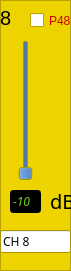
   <widget class="QFrame" name="frame_8">
    <property name="geometry">
     <rect>
      <x>490</x>
      <y>30</y>
      <width>71</width>
      <height>271</height>
     </rect>
    </property>
    <property name="palette">
     <palette>
      <active>
       <colorrole role="Base">
        <brush brushstyle="SolidPattern">
         <color alpha="255">
          <red>255</red>
          <green>255</green>
          <blue>255</blue>
         </color>
        </brush>
       </colorrole>
       <colorrole role="Window">
        <brush brushstyle="SolidPattern">
         <color alpha="255">
          <red>237</red>
          <green>212</green>
          <blue>0</blue>
         </color>
        </brush>
       </colorrole>
      </active>
      <inactive>
       <colorrole role="Base">
        <brush brushstyle="SolidPattern">
         <color alpha="255">
          <red>255</red>
          <green>255</green>
          <blue>255</blue>
         </color>
        </brush>
       </colorrole>
       <colorrole role="Window">
        <brush brushstyle="SolidPattern">
         <color alpha="255">
          <red>237</red>
          <green>212</green>
          <blue>0</blue>
         </color>
        </brush>
       </colorrole>
      </inactive>
      <disabled>
       <colorrole role="Base">
        <brush brushstyle="SolidPattern">
         <color alpha="255">
          <red>237</red>
          <green>212</green>
          <blue>0</blue>
         </color>
        </brush>
       </colorrole>
       <colorrole role="Window">
        <brush brushstyle="SolidPattern">
         <color alpha="255">
          <red>237</red>
          <green>212</green>
          <blue>0</blue>
         </color>
        </brush>
       </colorrole>
      </disabled>
     </palette>
    </property>
    <property name="autoFillBackground">
     <bool>true</bool>
    </property>
    <property name="frameShape">
     <enum>QFrame::StyledPanel</enum>
    </property>
    <property name="frameShadow">
     <enum>QFrame::Raised</enum>
    </property>
    <widget class="QLabel" name="label_19">
     <property name="geometry">
      <rect>
       <x>0</x>
       <y>10</y>
       <width>21</width>
       <height>16</height>
      </rect>
     </property>
     <property name="font">
      <font>
       <pointsize>15</pointsize>
      </font>
     </property>
     <property name="text">
      <string>8</string>
     </property>
    </widget>
    <widget class="QSlider" name="g_ch_8">
     <property name="geometry">
      <rect>
       <x>10</x>
       <y>40</y>
       <width>31</width>
       <height>141</height>
      </rect>
     </property>
     <property name="palette">
      <palette>
       <active>
        <colorrole role="Button">
         <brush brushstyle="SolidPattern">
          <color alpha="255">
           <red>52</red>
           <green>101</green>
           <blue>164</blue>
          </color>
         </brush>
        </colorrole>
       </active>
       <inactive>
        <colorrole role="Button">
         <brush brushstyle="SolidPattern">
          <color alpha="255">
           <red>52</red>
           <green>101</green>
           <blue>164</blue>
          </color>
         </brush>
        </colorrole>
       </inactive>
       <disabled>
        <colorrole role="Button">
         <brush brushstyle="SolidPattern">
          <color alpha="255">
           <red>52</red>
           <green>101</green>
           <blue>164</blue>
          </color>
         </brush>
        </colorrole>
       </disabled>
      </palette>
     </property>
     <property name="minimum">
      <number>0</number>
     </property>
     <property name="maximum">
      <number>12</number>
     </property>
     <property name="singleStep">
      <number>1</number>
     </property>
     <property name="pageStep">
      <number>1</number>
     </property>
     <property name="value">
      <number>0</number>
     </property>
     <property name="orientation">
      <enum>Qt::Vertical</enum>
     </property>
     <property name="tickInterval">
      <number>6</number>
     </property>
    </widget>
    <widget class="QCheckBox" name="p48_8">
     <property name="geometry">
      <rect>
       <x>30</x>
       <y>10</y>
       <width>41</width>
       <height>21</height>
      </rect>
     </property>
     <property name="palette">
      <palette>
       <active>
        <colorrole role="WindowText">
         <brush brushstyle="SolidPattern">
          <color alpha="255">
           <red>204</red>
           <green>0</green>
           <blue>0</blue>
          </color>
         </brush>
        </colorrole>
       </active>
       <inactive>
        <colorrole role="WindowText">
         <brush brushstyle="SolidPattern">
          <color alpha="255">
           <red>204</red>
           <green>0</green>
           <blue>0</blue>
          </color>
         </brush>
        </colorrole>
       </inactive>
       <disabled>
        <colorrole role="WindowText">
         <brush brushstyle="SolidPattern">
          <color alpha="255">
           <red>190</red>
           <green>190</green>
           <blue>190</blue>
          </color>
         </brush>
        </colorrole>
       </disabled>
      </palette>
     </property>
     <property name="text">
      <string>P48</string>
     </property>
    </widget>
    <widget class="QLineEdit" name="d_ch_8">
     <property name="enabled">
      <bool>false</bool>
     </property>
     <property name="geometry">
      <rect>
       <x>10</x>
       <y>190</y>
       <width>31</width>
       <height>23</height>
      </rect>
     </property>
     <property name="palette">
      <palette>
       <active>
        <colorrole role="WindowText">
         <brush brushstyle="SolidPattern">
          <color alpha="255">
           <red>0</red>
           <green>0</green>
           <blue>0</blue>
          </color>
         </brush>
        </colorrole>
        <colorrole role="Light">
         <brush brushstyle="SolidPattern">
          <color alpha="255">
           <red>255</red>
           <green>255</green>
           <blue>255</blue>
          </color>
         </brush>
        </colorrole>
        <colorrole role="Dark">
         <brush brushstyle="SolidPattern">
          <color alpha="255">
           <red>115</red>
           <green>210</green>
           <blue>22</blue>
          </color>
         </brush>
        </colorrole>
        <colorrole role="Text">
         <brush brushstyle="SolidPattern">
          <color alpha="255">
           <red>0</red>
           <green>0</green>
           <blue>0</blue>
          </color>
         </brush>
        </colorrole>
        <colorrole role="ButtonText">
         <brush brushstyle="SolidPattern">
          <color alpha="255">
           <red>0</red>
           <green>0</green>
           <blue>0</blue>
          </color>
         </brush>
        </colorrole>
        <colorrole role="Base">
         <brush brushstyle="SolidPattern">
          <color alpha="255">
           <red>0</red>
           <green>0</green>
           <blue>0</blue>
          </color>
         </brush>
        </colorrole>
        <colorrole role="Window">
         <brush brushstyle="SolidPattern">
          <color alpha="255">
           <red>0</red>
           <green>0</green>
           <blue>0</blue>
          </color>
         </brush>
        </colorrole>
       </active>
       <inactive>
        <colorrole role="WindowText">
         <brush brushstyle="SolidPattern">
          <color alpha="255">
           <red>0</red>
           <green>0</green>
           <blue>0</blue>
          </color>
         </brush>
        </colorrole>
        <colorrole role="Light">
         <brush brushstyle="SolidPattern">
          <color alpha="255">
           <red>255</red>
           <green>255</green>
           <blue>255</blue>
          </color>
         </brush>
        </colorrole>
        <colorrole role="Dark">
         <brush brushstyle="SolidPattern">
          <color alpha="255">
           <red>115</red>
           <green>210</green>
           <blue>22</blue>
          </color>
         </brush>
        </colorrole>
        <colorrole role="Text">
         <brush brushstyle="SolidPattern">
          <color alpha="255">
           <red>0</red>
           <green>0</green>
           <blue>0</blue>
          </color>
         </brush>
        </colorrole>
        <colorrole role="ButtonText">
         <brush brushstyle="SolidPattern">
          <color alpha="255">
           <red>0</red>
           <green>0</green>
           <blue>0</blue>
          </color>
         </brush>
        </colorrole>
        <colorrole role="Base">
         <brush brushstyle="SolidPattern">
          <color alpha="255">
           <red>0</red>
           <green>0</green>
           <blue>0</blue>
          </color>
         </brush>
        </colorrole>
        <colorrole role="Window">
         <brush brushstyle="SolidPattern">
          <color alpha="255">
           <red>0</red>
           <green>0</green>
           <blue>0</blue>
          </color>
         </brush>
        </colorrole>
       </inactive>
       <disabled>
        <colorrole role="WindowText">
         <brush brushstyle="SolidPattern">
          <color alpha="255">
           <red>115</red>
           <green>210</green>
           <blue>22</blue>
          </color>
         </brush>
        </colorrole>
        <colorrole role="Light">
         <brush brushstyle="SolidPattern">
          <color alpha="255">
           <red>255</red>
           <green>255</green>
           <blue>255</blue>
          </color>
         </brush>
        </colorrole>
        <colorrole role="Dark">
         <brush brushstyle="SolidPattern">
          <color alpha="255">
           <red>115</red>
           <green>210</green>
           <blue>22</blue>
          </color>
         </brush>
        </colorrole>
        <colorrole role="Text">
         <brush brushstyle="SolidPattern">
          <color alpha="255">
           <red>115</red>
           <green>210</green>
           <blue>22</blue>
          </color>
         </brush>
        </colorrole>
        <colorrole role="ButtonText">
         <brush brushstyle="SolidPattern">
          <color alpha="255">
           <red>115</red>
           <green>210</green>
           <blue>22</blue>
          </color>
         </brush>
        </colorrole>
        <colorrole role="Base">
         <brush brushstyle="SolidPattern">
          <color alpha="255">
           <red>0</red>
           <green>0</green>
           <blue>0</blue>
          </color>
         </brush>
        </colorrole>
        <colorrole role="Window">
         <brush brushstyle="SolidPattern">
          <color alpha="255">
           <red>0</red>
           <green>0</green>
           <blue>0</blue>
          </color>
         </brush>
        </colorrole>
       </disabled>
      </palette>
     </property>
     <property name="font">
      <font>
       <family>Clean</family>
       <italic>true</italic>
      </font>
     </property>
     <property name="text">
      <string>-10</string>
     </property>
    </widget>
    <widget class="QLabel" name="label_20">
     <property name="geometry">
      <rect>
       <x>50</x>
       <y>190</y>
       <width>21</width>
       <height>21</height>
      </rect>
     </property>
     <property name="font">
      <font>
       <family>Clean</family>
       <pointsize>15</pointsize>
      </font>
     </property>
     <property name="text">
      <string>dB</string>
     </property>
    </widget>
    <widget class="QLineEdit" name="lineEdit_8">
     <property name="geometry">
      <rect>
       <x>0</x>
       <y>230</y>
       <width>71</width>
       <height>23</height>
      </rect>
     </property>
     <property name="font">
      <font>
       <family>Clean</family>
      </font>
     </property>
     <property name="text">
      <string>CH 8</string>
     </property>
    </widget>
   </widget>
